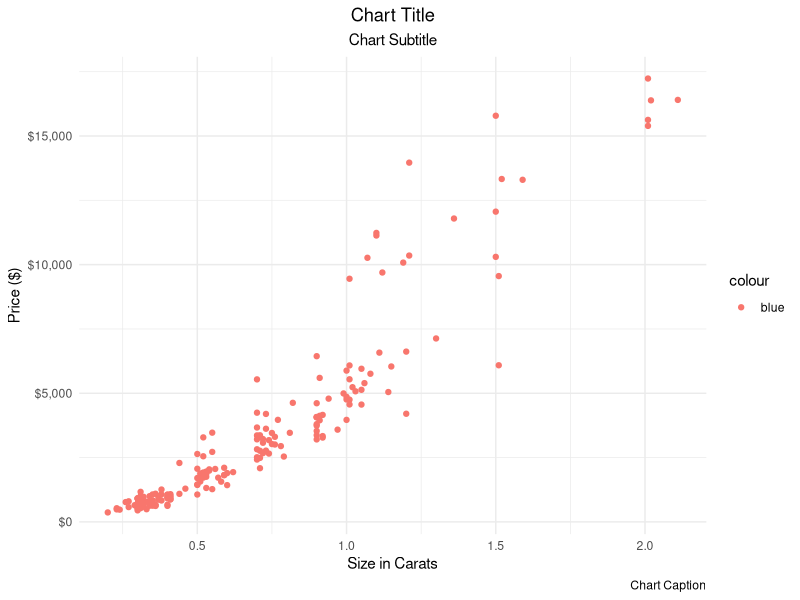

The R script that drew this image:
library(tidyverse)
library(scales)
plot.data <-
    diamonds %>%
    filter(color == "D") %>%
    sample_n(200)

ggplot(plot.data, aes(carat, price)) +
    geom_point(aes(color = "blue")) +
    labs(
        title = "Chart Title",
        subtitle = "Chart Subtitle",
        caption = "Chart Caption"
   ) +
 scale_x_continuous(name = "Size in Carats") +
 scale_y_continuous(
    name = "Price ($)",
    labels = dollar_format()
 ) +
 theme_minimal() +
 theme(
    plot.title = element_text(hjust = 0.5),
    plot.subtitle = element_text(hjust = 0.5),
    plot.caption = element_text(hjust = 1)
)